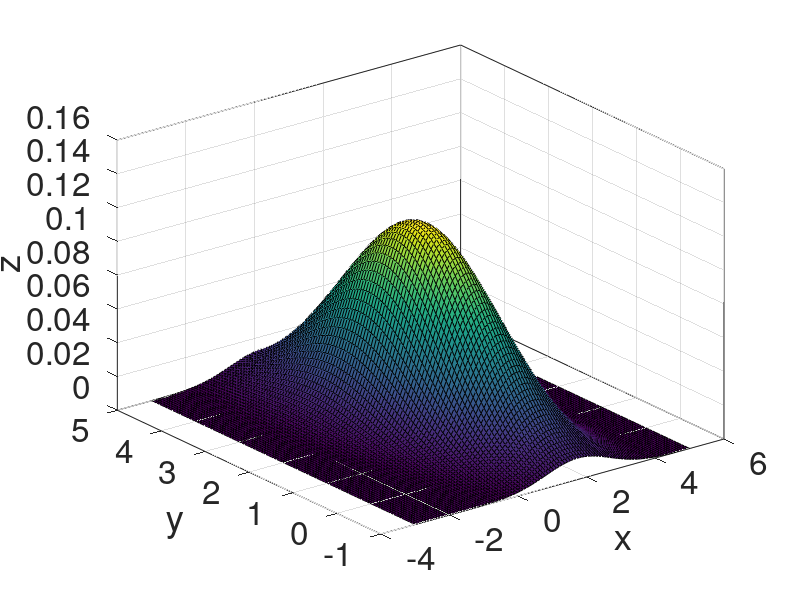
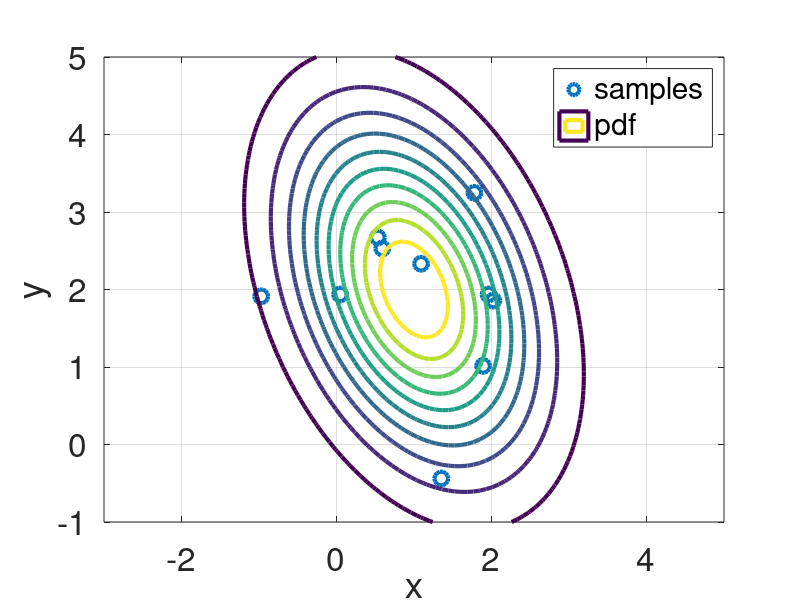
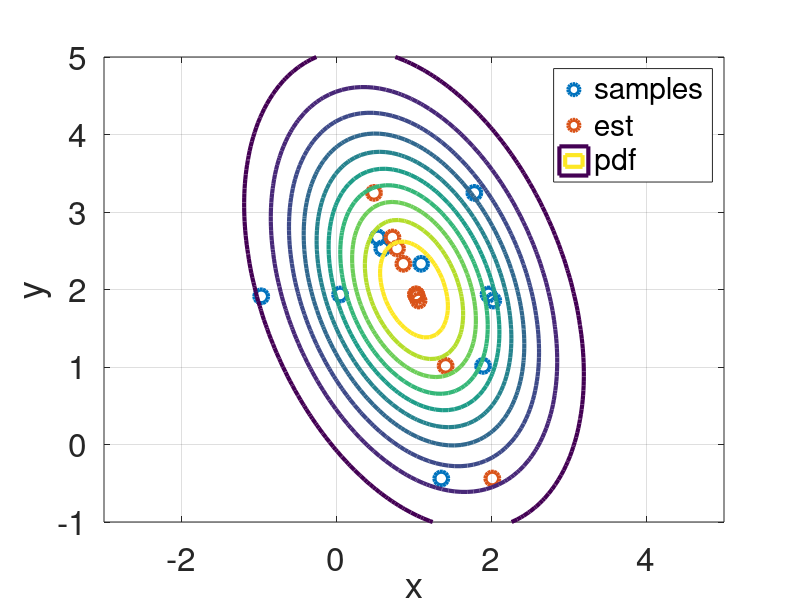
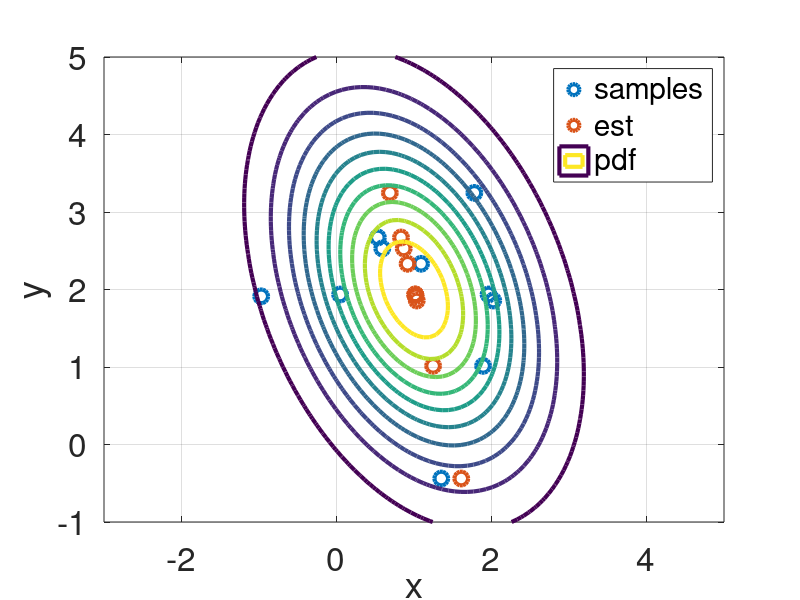

Source code (MATLAB) for these figures, in order: (Note: this script raises an error after producing the figures.)
clc
clear
close all

mu = [1, 2];
Sigma = [1, -0.5; -0.5, 2];

%% plot pdf
figure
[X, Y] = meshgrid(linspace(-3, 5, 100), linspace(-1, 5, 100));
p = mvnpdf([X(:), Y(:)], mu, Sigma);
Z = reshape(p, 100, 100);
surf(X, Y, Z);
grid on
box on
xlabel('x')
ylabel('y')
zlabel('z')
set(gca, 'FontSize', 24)

num_samples = 10;
% samples = mvnrnd(mu, Sigma, num_samples)
samples = [0.0467, 1.9357;
           1.0912, 2.3316;
           -0.9717, 1.9119;
           1.3518, -0.4389;
           1.7786, 3.2465;
           1.9620, 1.9360;
           0.5906, 2.5299;
           2.0221, 1.8578;
           1.8912, 1.0143;
           0.5334, 2.6714]
x = samples(:, 1);
y = samples(:, 2);
bar_x = mean(x);
bar_y = mean(y);

%% x,y
figure
hold on
plot(x, y, 'LineStyle', 'none', 'LineWidth', 3, 'Marker', 'o', 'MarkerSize', 10, 'DisplayName', 'samples')
contour(X, Y, Z, 'LineWidth', 3, 'DisplayName', 'pdf')
legend
axis equal
xlabel('x')
ylabel('y')
grid on
box on
set(gca, 'FontSize', 24)

%% 2
[V, D] = eig(Sigma);
hat_x_2 = V(1, 2) / V(2, 2) * (y - mu(2)) + mu(1);

figure
hold on
plot(x, y, 'LineStyle', 'none', 'LineWidth', 3, 'Marker', 'o', 'MarkerSize', 10, 'DisplayName', 'samples')
plot(hat_x_2, y, 'LineStyle', 'none', 'LineWidth', 3, 'Marker', 'o', 'MarkerSize', 10, 'DisplayName', 'est')
contour(X, Y, Z, 'LineWidth', 3, 'DisplayName', 'pdf')
legend
axis equal
xlabel('x')
ylabel('y')
grid on
box on
set(gca, 'FontSize', 24)

%% 3
% 条件付き確率分布のhatx
A0 = Sigma(1, 2) / Sigma(2, 2);
hat_x_3 = mu(1) + A0 * (y - mu(2));

figure
hold on
plot(x, y, 'LineStyle', 'none', 'LineWidth', 3, 'Marker', 'o', 'MarkerSize', 10, 'DisplayName', 'samples')
plot(hat_x_3, y, 'LineStyle', 'none', 'LineWidth', 3, 'Marker', 'o', 'MarkerSize', 10, 'DisplayName', 'est')
contour(X, Y, Z, 'LineWidth', 3, 'DisplayName', 'pdf')
legend
axis equal
xlabel('x')
ylabel('y')
grid on
box on
set(gca, 'FontSize', 24)

%% 4
E_e_2 = sum(x - hat_x_2) / num_samples
V_e_2 = sum((x - hat_x_2) .^ 2) / (num_samples - 1)

E_e_3 = sum(x - hat_x_3) / num_samples
V_e_3 = sum((x - hat_x_3) .^ 2) / (num_samples - 1)

figure
hold on
plot(x, 'LineStyle', 'none', 'LineWidth', 3, 'Marker', 'o', 'MarkerSize', 10, 'DisplayName', 'True')
plot(hat_x_2, 'LineStyle', 'none', 'LineWidth', 3, 'Marker', 'o', 'MarkerSize', 10, 'DisplayName', '(2)')
plot(hat_x_3, 'LineStyle', 'none', 'LineWidth', 3, 'Marker', 'o', 'MarkerSize', 10, 'DisplayName', '(3)')
yline(mu(1), 'LineWidth', 3, 'DisplayName', '\mu_x')
lgd = legend('Location', 'southeast');
lgd.NumColumns = 2;
xlabel('$i$', 'Interpreter', 'latex')
ylabel('$x_i$', 'Interpreter', 'latex')
grid on
box on
set(gca, 'FontSize', 24)
